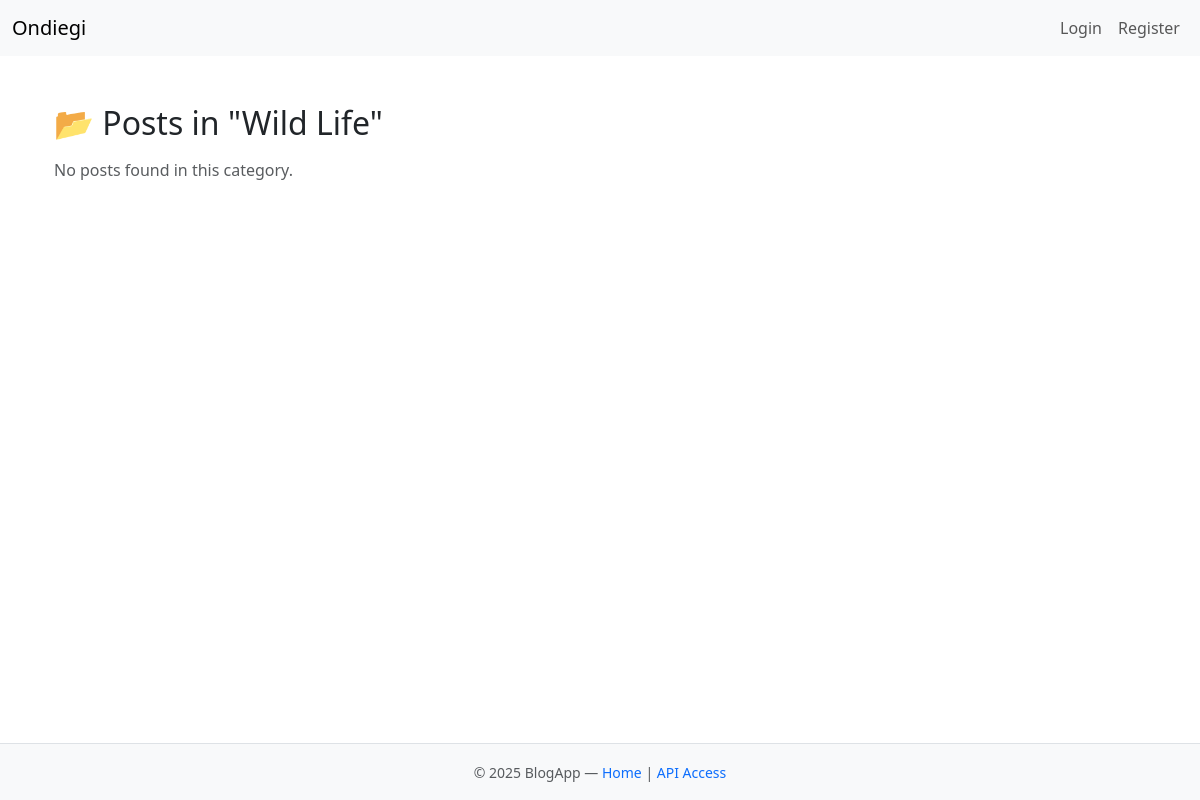
The app's page /blog/categories/wild-life/, older data.
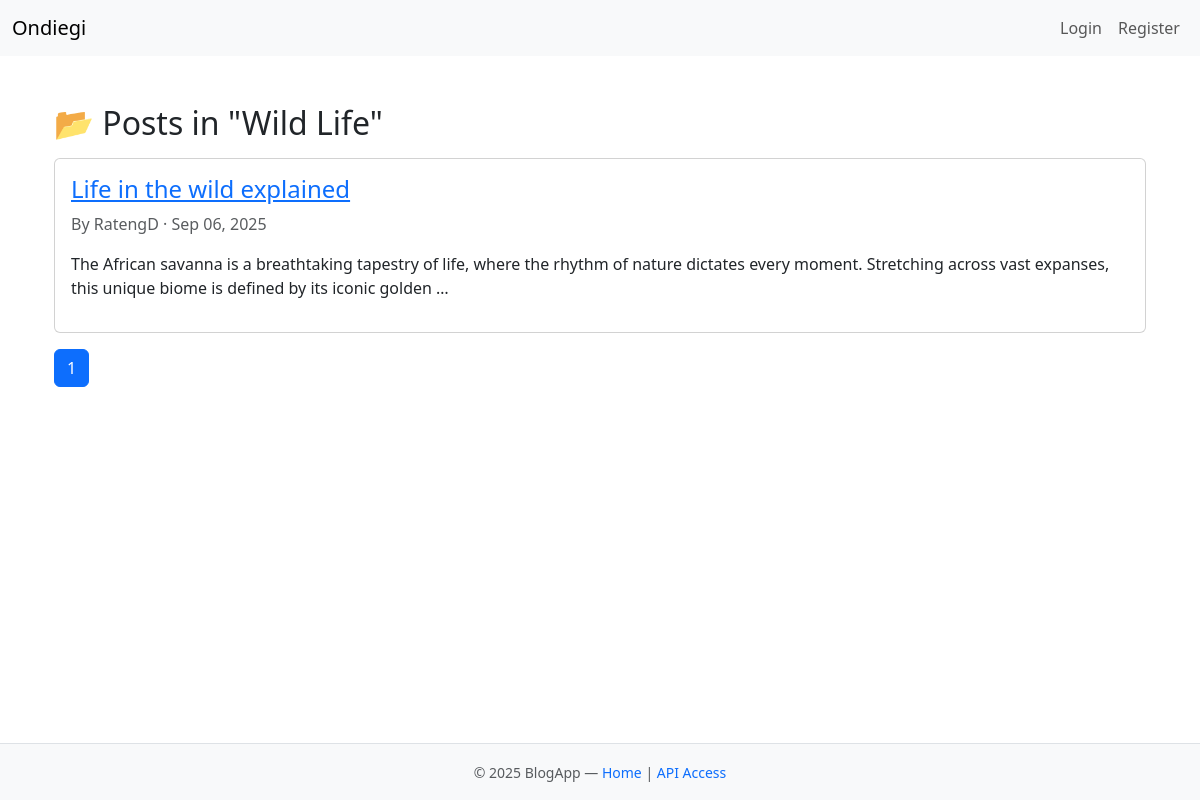
The same page, newer data.
### blog/models.py (models this page shows, shortened)
class BlogPost(models.Model):
    title = models.CharField(max_length=200)
    slug = models.SlugField(unique=True, blank=True)  # new field
    content = models.TextField()
    author = models.ForeignKey(User, on_delete=models.SET_NULL, null=True)
    created_at = models.DateTimeField(auto_now_add=True)
    category = models.ForeignKey(
        Category,
        related_name="posts",
        on_delete=models.SET_NULL,
        null=True,   # old posts can stay empty
        blank=True
    )

### blog/views.py (the view)
# urls.py: path('categories/<slug:slug>/', CategoryPostsHTMLView.as_view(), name='category-posts'),
class CategoryPostsHTMLView(ListView):
    model = BlogPost
    template_name = "blog/category_posts.html"
    context_object_name = "posts"
    paginate_by = 5
    def get_queryset(self):
        self.category = get_object_or_404(Category, slug=self.kwargs.get("slug"))
        return BlogPost.objects.filter(category=self.category).order_by("-created_at")
    def get_context_data(self, **kwargs):
        context = super().get_context_data(**kwargs)
        context["category"] = self.category
        return context

### blog/templates/blog/category_posts.html (shortened to what this page needs)
{% extends "base.html" %}
{% block content %}
<div class="container mt-4">
    <h2 class="mb-3">📂 Posts in "{{ category.name }}"</h2>
    {% if posts %}
        {% for post in posts %}
            <div class="card mb-3">
                <div class="card-body">
                    <h4 class="card-title">
                        <a href="{% url 'view-post' post.slug %}">
                            {{ post.title }}
                        </a>
                    </h4>
                    <p class="card-text text-muted">
                        By {{ post.author }} · {{ post.created_at|date:"M d, Y" }}
                    </p>
                    <p>{{ post.content|truncatewords:30 }}</p>
                </div>
            </div>
        {% endfor %}
        <nav>
            <ul class="pagination">
                {% for num in page_obj.paginator.page_range %}
                    {% if page_obj.number == num %}
                        <li class="page-item active">
                            <span class="page-link">{{ num }}</span>
                        </li>
                    {% else %}
                        <li class="page-item">
                            <a class="page-link" href="?page={{ num }}">{{ num }}</a>
                        </li>
                    {% endif %}
                {% endfor %}
            </ul>
        </nav>
    {% else %}
        <p class="text-muted">No posts found in this category.</p>
    {% endif %}
</div>
{% endblock %}

Row changes from the older to the newer data that the page shows:
now on this page (row edited): BlogPost: title "Life in the wild explained", author "RatengD", created_at "Sep 06, 2025", content "The African savanna is a breathtaking tapestry of life, where the rhythm of nature dictates every moment. Stretching across vast expanses, this unique biome is defined by its iconic golden …"
Text that changed along with them:
new list line: "1"
text no longer shown: "No posts found in this category."
